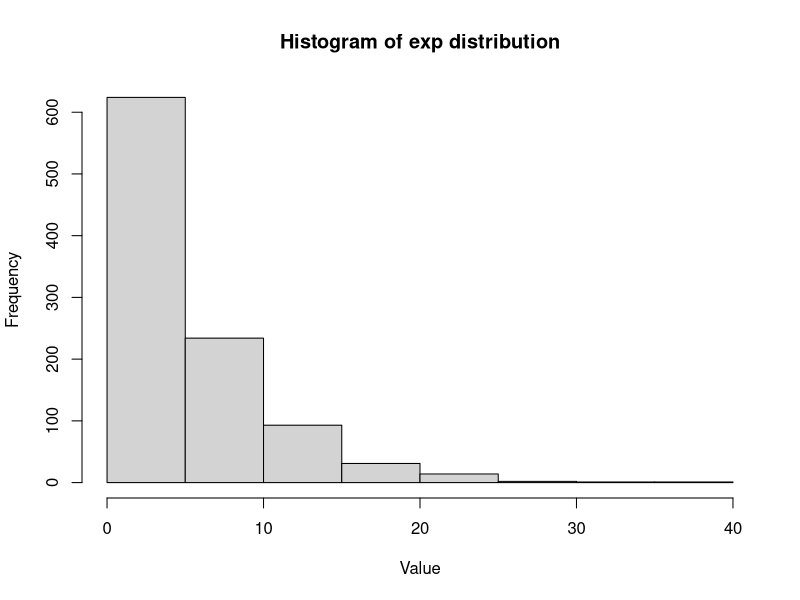
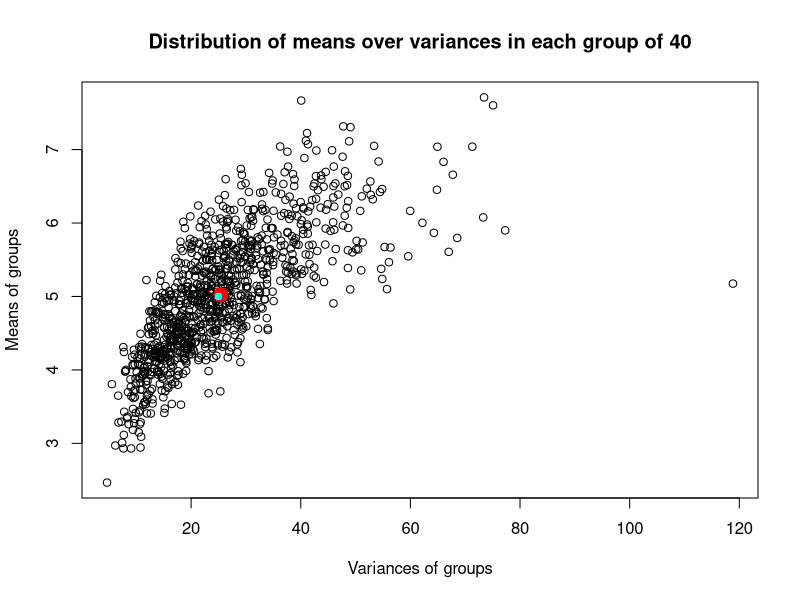
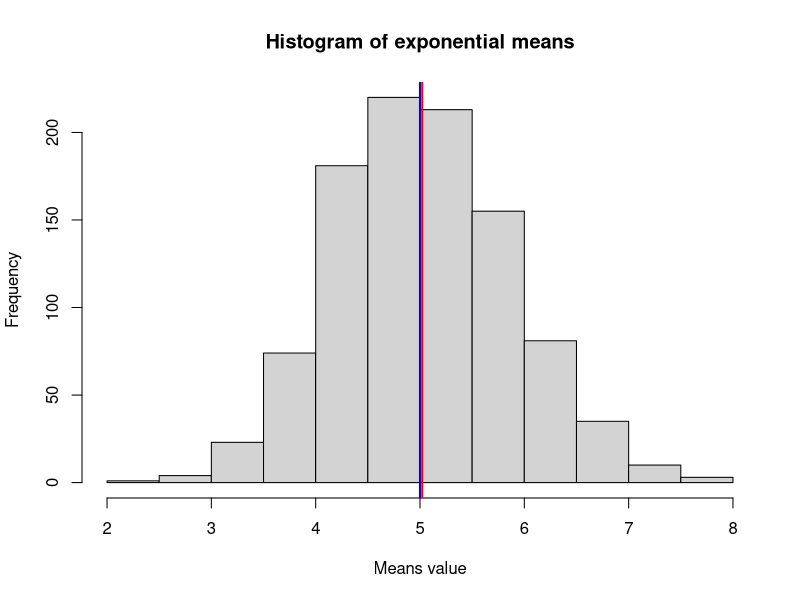
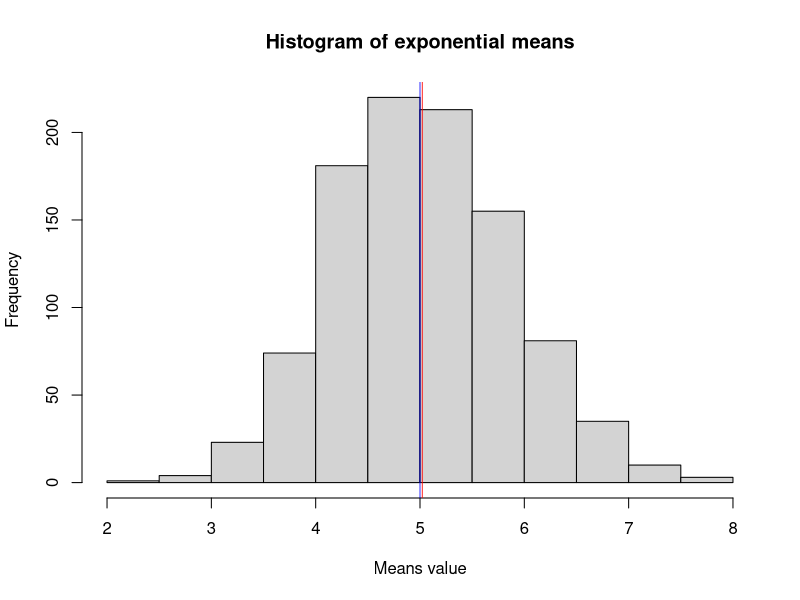
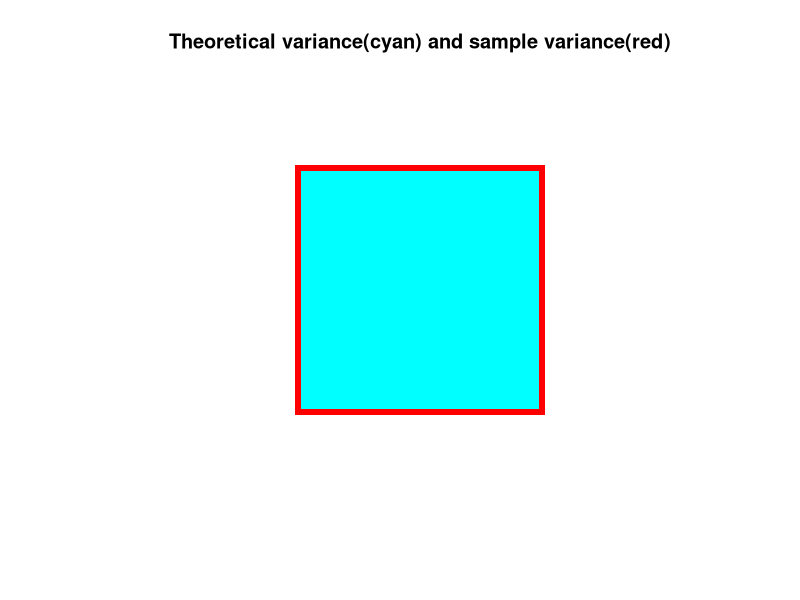
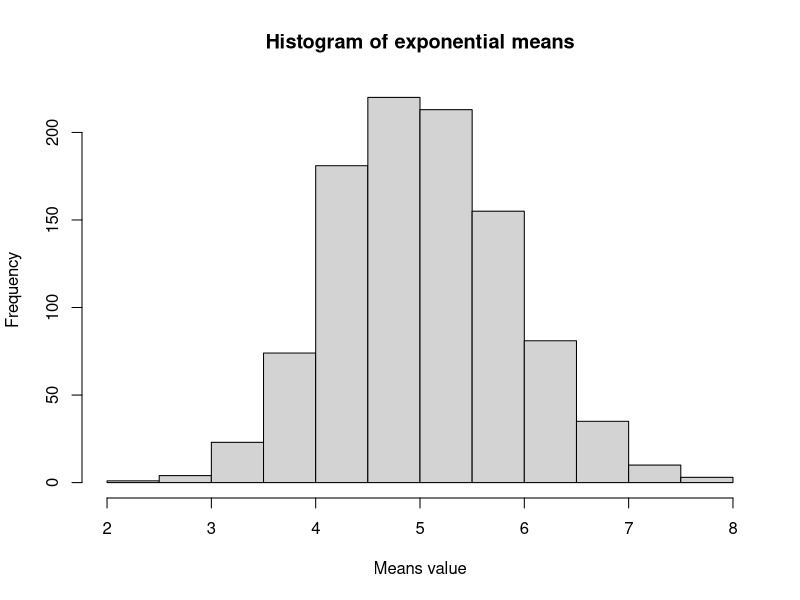
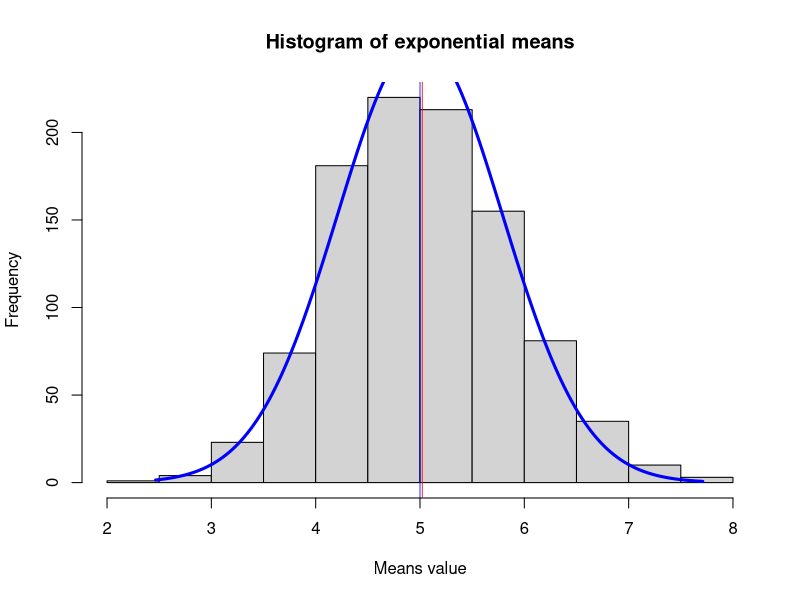
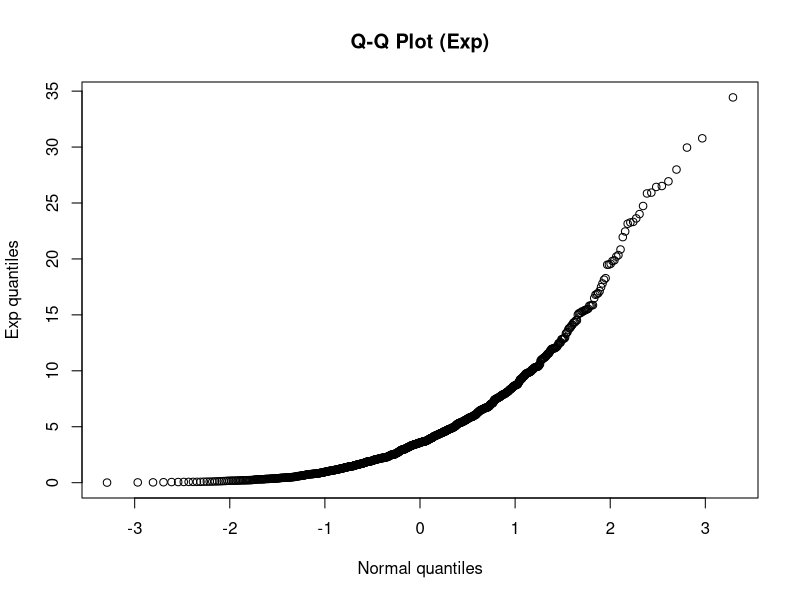

Here is the R script that generated these plots, in order:
# setting lambda for exponential distribution
lambda = 0.2
set.seed(1010)

# plotting exponential distribution hist
hist(rexp(1000, rate=lambda), main = 'Histogram of exp distribution', xlab='Value')

# generating 1000 groups of 40 exponential. And calculating it's vars and means.
mns = NULL
vns = NULL
for (i in 1 : 1000){
     temp = rexp(40, rate=lambda)
     mns = c(mns, mean(temp))
     vns = c(vns, var(temp))
} 

# plotting each group parameters on the plane y axis shows means, x axis shows variances. Red dot is sample var/mean. Cyan dot is theoretical var/mean
plot(x=vns, y=mns, main="Distribution of means over variances in each group of 40", xlab="Variances of groups", ylab="Means of groups")
points(x=mean(vns), y=mean(mns), col='red', cex=2, pch=16)
points(x=1/lambda^2, y=1/lambda, col='cyan',cex=1, pch=16)

# plotting hist of the required distribution of 1000 means. Red line shows sample mean. Blue line shows theoretical mean.
hist(mns, main="Histogram of exponential means", xlab="Means value")
sampleMean <- mean(mns)
abline(v=sampleMean, col = 'red', lwd=2)
abline(v=1/lambda, col = 'blue', lwd=2)

# plotting variances of the required distribution of 1000 means. Red square is reffered to sample variance. Cyan square is reffered to theoretical variance.
hist(mns, main="Histogram of exponential means", xlab="Means value")
sampleMean <- mean(mns)
abline(v=sampleMean, col = 'red', lwd=1*sqrt(var(mns)))
abline(v=1/lambda, col = 'blue', lwd=1/lambda/sqrt(40))
plot(0,0, main='Theoretical variance(cyan) and sample variance(red)', xlab="",ylab="",axes=F)

points(0, 0,col='red', pch=15,cex=sqrt(var(mns))*40)
points(0, 0, col='cyan', pch=15,cex=sqrt(1/lambda^2/40)*40)
sqrt(var(mns))

hist(mns, main="Histogram of exponential means", xlab="Means value")
h <- hist(mns, main="Histogram of exponential means", xlab="Means value")
sampleMean <- mean(mns)
abline(v=sampleMean, col = 'red', lwd=1*sqrt(var(mns)))
abline(v=1/lambda, col = 'blue', lwd=1/lambda/sqrt(40))
tempX <- seq(min(mns), max(mns),length=1000)
tempY <- dnorm(tempX, mean= 1/lambda, sd=1/lambda/sqrt(40))
tempY <- tempY*diff(h$mids[1:2])*length(tempX) 
lines(tempX, tempY, lwd= 3, col='blue')

qqnorm(rexp(1000,rate=lambda),main='Q-Q Plot (Exp)', xlab="Normal quantiles", ylab="Exp quantiles")
qqnorm(mns, main = 'Q-Q Plot (means)', xlab = 'Normal quantiles', ylab='Means quantiles')


var(mns)
(1/lambda)^2/40
